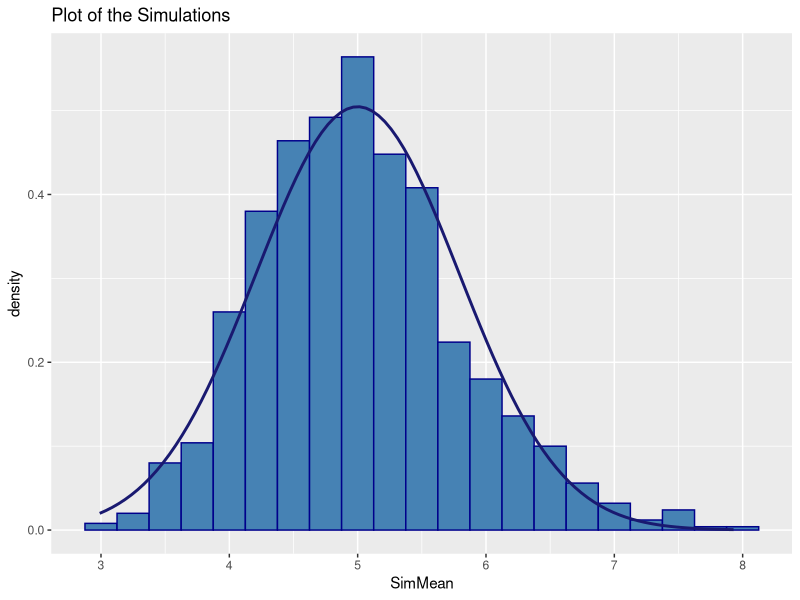

Recreate this plot in R.
## ---- chunk 1
knitr::opts_chunk$set(echo = TRUE)
## ---- chunk 2
set.seed(800)
lambda = 0.2
exponentials = 40
nsim = 1:1000
## ---- chunk 3
simMeans <- data.frame(x = sapply(nsim, function(x) {mean(rexp(exponentials, lambda))}))
head(simMeans)
## ---- chunk 4
mean(simMeans$x)
sd(simMeans$x)

## ---- chunk 5
(1/lambda)
## ---- chunk 6
abs(mean(simMeans$x)-(1/lambda))

## ---- chunk 7
var(simMeans$x)
## ---- chunk 8
(lambda * sqrt(exponentials))^-2
## ---- chunk 9
abs(var(simMeans$x)-(lambda * sqrt(exponentials))^-2)
## ---- chunk 10
library(ggplot2)
ggplot(simMeans, aes(x=x)) + 
  geom_histogram(aes(y=..density..), binwidth=0.25, fill="steelblue",color="darkblue") + 
stat_function(fun = dnorm, args = list(mean = (1/lambda), sd=(lambda*sqrt(exponentials))^-1), size = 1, color = "midnightblue") + 
        labs(title="Plot of the Simulations", x="SimMean")
